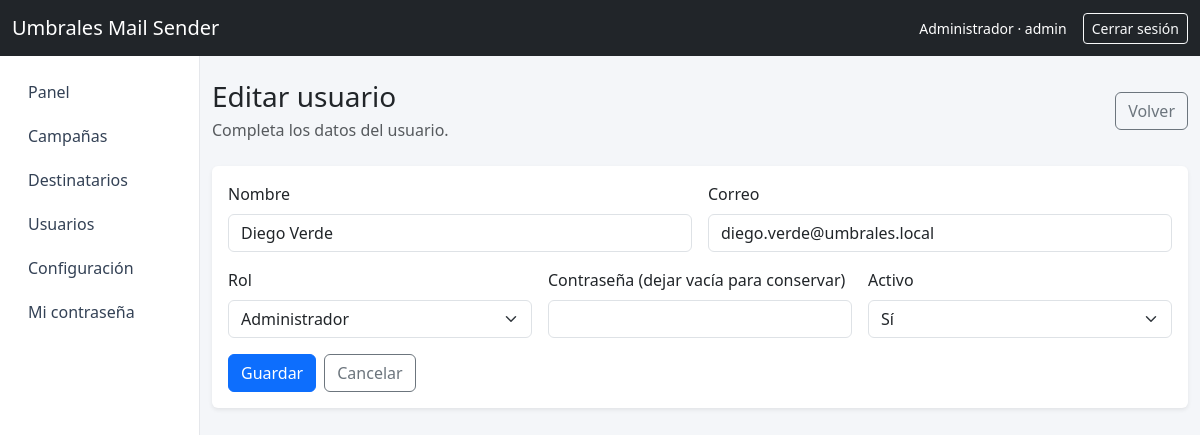
The page /users/2/edit (signed in) on the database its author committed.
### tables this page shows
CREATE TABLE `users` (
  `id` int(10) UNSIGNED NOT NULL,
  `name` varchar(150) NOT NULL,
  `email` varchar(190) NOT NULL,
  `password_hash` varchar(255) NOT NULL,
  `role` enum('admin','user') NOT NULL DEFAULT 'user',
  `is_active` tinyint(1) NOT NULL DEFAULT 1,
  `last_login_at` datetime DEFAULT NULL,
  `created_at` datetime NOT NULL DEFAULT current_timestamp(),
  `updated_at` datetime NOT NULL DEFAULT current_timestamp() ON UPDATE current_timestamp()
);

### app/views/users/form.php (the view, shortened to what the rows shown need)
<div class="d-flex justify-content-between align-items-center mb-4">
    <div>
        <h1 class="h3 mb-1"><?= htmlspecialchars($title, ENT_QUOTES, 'UTF-8') ?></h1>
        <p class="text-muted mb-0">Completa los datos del usuario.</p>
    </div>
    <button type="button" id="backUserBtn" class="btn btn-outline-secondary">Volver</button>
</div>
<div class="card border-0 shadow-sm">
    <div class="card-body">
        <form id="userForm" method="post" action="<?= $userData ? '/users/' . (int) $userData['id'] . '/update' : '/users/store' ?>">
            <div class="row g-3">
                <div class="col-md-6">
                    <label class="form-label">Nombre</label>
                    <input
                        type="text"
                        class="form-control"
                        name="name"
                        value="<?= htmlspecialchars((string) ($userData['name'] ?? ''), ENT_QUOTES, 'UTF-8') ?>"
                        required
                    >
                </div>
                <div class="col-md-6">
                    <label class="form-label">Correo</label>
                    <input
                        type="email"
                        class="form-control"
                        name="email"
                        value="<?= htmlspecialchars((string) ($userData['email'] ?? ''), ENT_QUOTES, 'UTF-8') ?>"
                        required
                    >
                </div>
                <div class="col-md-4">
                    <label class="form-label">Rol</label>
                    <select class="form-select" name="role">
                        <option value="admin" <?= (($userData['role'] ?? '') === 'admin') ? 'selected' : '' ?>>Administrador</option>
                    </select>
                </div>
                <div class="col-md-4">
                    <label class="form-label">Contraseña <?= $userData ? '(dejar vacía para conservar)' : '' ?></label>
                    <input
                        type="password"
                        class="form-control"
                        name="password"
                        <?= $userData ? '' : 'required' ?>
                    >
                </div>
                <div class="col-md-4">
                    <label class="form-label">Activo</label>
                    <select class="form-select" name="is_active">
                        <option value="1" <?= ((int) ($userData['is_active'] ?? 1) === 1) ? 'selected' : '' ?>>Sí</option>
                    </select>
                </div>
            </div>
            <div class="mt-3 d-flex gap-2">
                <button type="submit" class="btn btn-primary">Guardar</button>
                <button type="button" id="cancelUserBtn" class="btn btn-outline-secondary">Cancelar</button>
            </div>
        </form>
    </div>
</div>

### core/Router.php (shortened to what the rows shown need)
<?php
final class Router
{
    private array $routes = [];
    private function add(string $method, string $pattern, array $action, array $middleware): void
    {
        $this->routes[] = compact('method', 'pattern', 'action', 'middleware');
    }
    public function dispatch(string $method, string $path): void
    {
        foreach ($this->routes as $route) {
            if ($route['method'] !== strtoupper($method)) {
                continue;
            }
            $params = $this->match($route['pattern'], $path);
            if ($params === null) {
                continue;
            }
            [$class, $action] = $route['action'];
            $controller = new $class();
            call_user_func_array([$controller, $action], array_values($params));
            return;
        }
    }
    private function match(string $pattern, string $path): ?array
    {
        $regex = preg_replace('#\{([a-zA-Z_][a-zA-Z0-9_]*)\}#', '(?P<$1>[^/]+)', $pattern);
        $regex = '#^' . $regex . '$#';
        if (!preg_match($regex, $path, $matches)) {
            return null;
        }
        $params = [];
        foreach ($matches as $key => $value) {
            if (!is_int($key)) {
                $params[$key] = $value;
            }
        }
        return $params;
    }
}

### app/views/layouts/main.php (shortened to what the rows shown need)
<!DOCTYPE html>
<html lang="es">
<head>
    <link href="https://cdn.jsdelivr.net/npm/bootstrap@5.3.3/dist/css/bootstrap.min.css" rel="stylesheet">
</head>
<body>
<nav class="navbar navbar-expand-lg navbar-dark bg-dark sticky-top">
    <div class="container-fluid">
        <a class="navbar-brand" href="/">Umbrales Mail Sender</a>
        <?php if (Auth::check()): ?>
            <div class="d-flex align-items-center gap-3 text-white">
                <span class="small"><?= htmlspecialchars(Auth::user()['name'], ENT_QUOTES, 'UTF-8') ?> · <?= htmlspecialchars(Auth::user()['role'], ENT_QUOTES, 'UTF-8') ?></span>
                <form method="post" action="/logout" class="m-0">
                    <button type="submit" class="btn btn-outline-light btn-sm">Cerrar sesión</button>
                </form>
            </div>
        <?php endif; ?>
    </div>
</nav>
<?php if (Auth::check()): ?>
<div class="container-fluid">
    <div class="row">
        <aside class="col-lg-2 col-md-3 sidebar py-3">
            <nav class="nav flex-column gap-1">
                <a class="nav-link" href="/">Panel</a>
                <a class="nav-link" href="/campaigns">Campañas</a>
                <a class="nav-link" href="/recipients">Destinatarios</a>
                <?php if (Auth::isAdmin()): ?>
                    <a class="nav-link" href="/users">Usuarios</a>
                    <a class="nav-link" href="/settings">Configuración</a>
                <?php endif; ?>
                <a class="nav-link" href="/profile/password">Mi contraseña</a>
            </nav>
        </aside>
        <main class="col-lg-10 col-md-9 py-4">
            <?= $content ?>
        </main>
    </div>
</div>
<?php endif; ?>
</body>
</html>

### rows shown on the page
users: role "admin", name "Diego Verde", email "diego.verde@umbrales.local", role "Administrador", is_active "Sí"
